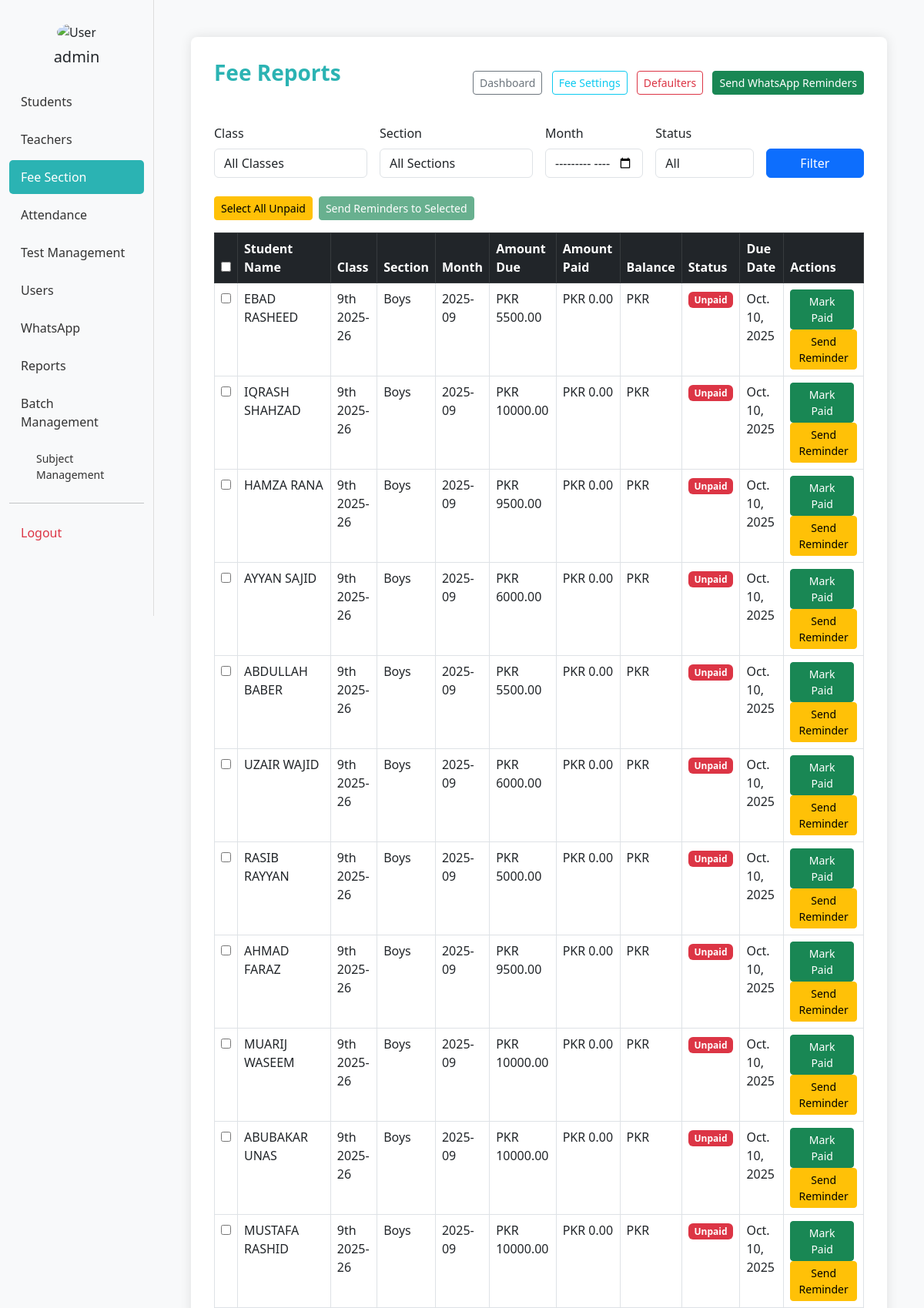
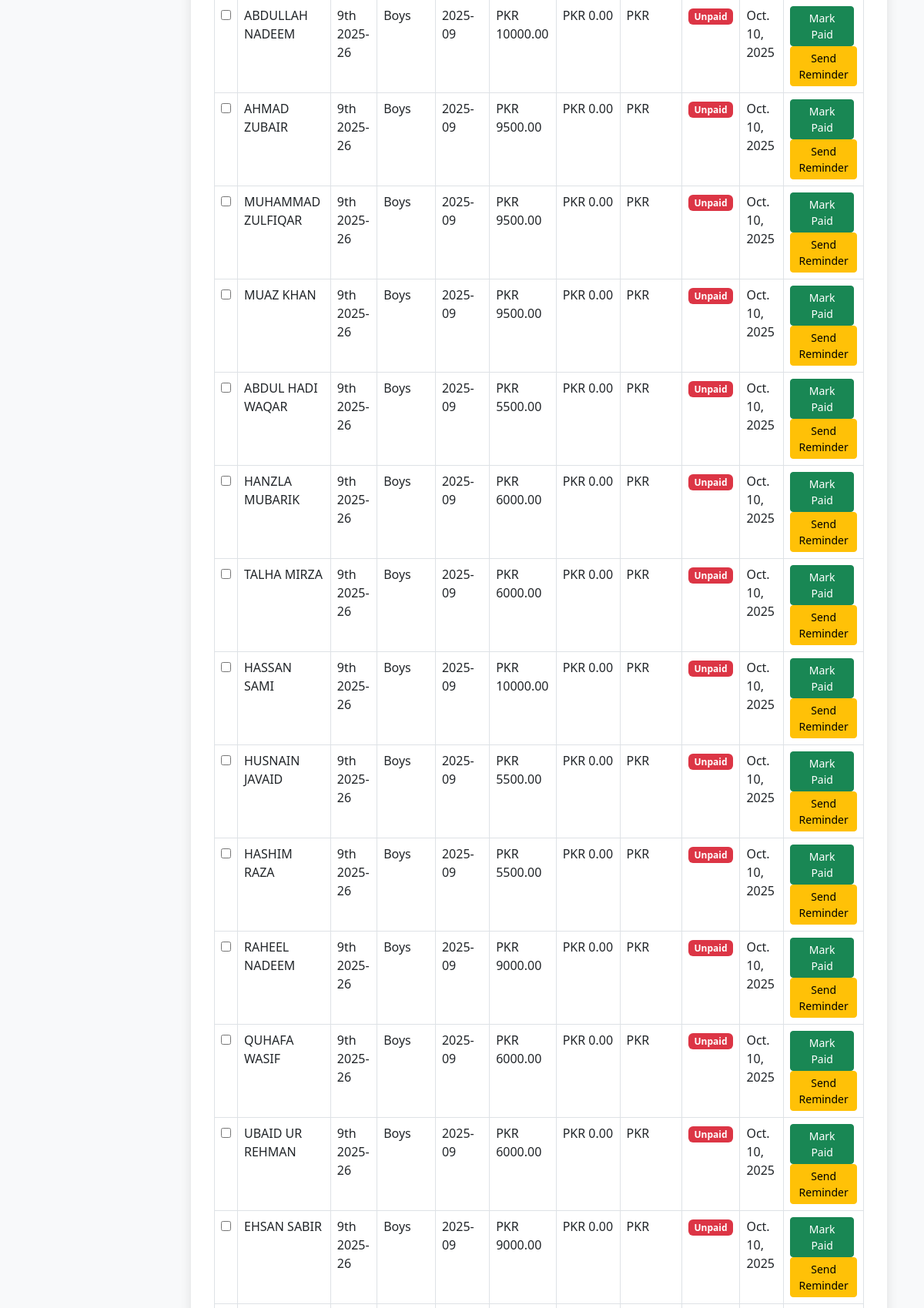
Page /fee_reports/ (signed in, upper part) on the committed database (2 pictures, top to bottom).
### bri/models.py (models this page shows, shortened)
class StudentFee(models.Model):
    student = models.ForeignKey(Student, on_delete=models.CASCADE, related_name='student_fees')
    fee = models.ForeignKey(Fee, on_delete=models.CASCADE, related_name='student_fees')
    month = models.CharField(max_length=7)
    amount_due = models.DecimalField(max_digits=10, decimal_places=2)
    amount_paid = models.DecimalField(max_digits=10, decimal_places=2, default=0)
    is_paid = models.BooleanField(default=False)
    due_date = models.DateField()
    payment_date = models.DateField(null=True, blank=True)
    created_at = models.DateTimeField(auto_now_add=True)
    class Meta:
        unique_together = ('student', 'fee', 'month')

class Student(models.Model):
    username = models.OneToOneField(Username, on_delete=models.CASCADE, related_name='student_profile')
    std_fname = models.CharField(max_length=20)
    std_lname = models.CharField(max_length=20)
    std_dob = models.DateField()
    std_roll = models.CharField(max_length=20)
    std_class = models.ForeignKey(Class, on_delete=models.CASCADE)
    guardian_name = models.CharField(max_length=100, blank=True)
    guardian_contact1 = PhoneNumberField(blank=True, null=True)
    guardian_contact2 = PhoneNumberField(blank=True, null=True)
    address = models.TextField(blank=True, null=True)
    std_section = models.ForeignKey(Section, on_delete=models.CASCADE, null=True, blank=True)
    gender = models.CharField(max_length=10)
    discount_amount = models.IntegerField(help_text="Discount amount in PKR")
    is_active = models.BooleanField(default=True)
    profile_picture = models.ImageField(upload_to='student_pics/', blank=True, null=True)
    bform = models.CharField(max_length=20, blank=True, null=True)
    created_at = models.DateTimeField(auto_now_add=True)
    class Meta:
        unique_together = ('std_class', 'std_roll')

class Fee(models.Model):
    class_name = models.ForeignKey(Class, on_delete=models.CASCADE)
    section = models.ForeignKey(Section, on_delete=models.CASCADE)
    amount = models.DecimalField(max_digits=10, decimal_places=2)
    description = models.CharField(max_length=100, blank=True)
    created_at = models.DateTimeField(auto_now_add=True)

class Class(models.Model):
    class_name = models.CharField(max_length=15)
    is_active = models.BooleanField(default=True)
    order = models.IntegerField(default=0)
    class Meta:
        ordering = ['order', 'class_name']

class Section(models.Model):
    std_section = models.CharField(max_length=10)
    class_name = models.ForeignKey(Class, on_delete=models.CASCADE, related_name="sections")
    is_active = models.BooleanField(default=True)
    order = models.IntegerField(default=0)
    class Meta:
        ordering = ['order', 'std_section']

### bri/views.py (the view)
# urls.py: path('fee_reports/', views.fee_reports, name='fee_reports'),
@admin_required
def fee_reports(request):
    class_id = request.GET.get('class_id')
    section_id = request.GET.get('section_id')
    month = request.GET.get('month')
    status = request.GET.get('status')
    student_fees = StudentFee.objects.select_related('student', 'fee').all()
    if class_id:
        student_fees = student_fees.filter(fee__class_name_id=class_id)
    if section_id:
        student_fees = student_fees.filter(fee__section_id=section_id)
    if month:
        student_fees = student_fees.filter(month=month)
    if status == 'paid':
        student_fees = student_fees.filter(is_paid=True)
    elif status == 'unpaid':
        student_fees = student_fees.filter(is_paid=False)
    classes = Class.objects.all()
    sections = Section.objects.all()
    return render(request, 'fee_reports.html', {
        'student_fees': student_fees,
        'classes': classes,
        'sections': sections,
        'filters': {
            'class_id': class_id,
            'section_id': section_id,
            'month': month,
            'status': status
        }
    })

### bri/views.py (called while the page is built)
def admin_required(view_func):
    @wraps(view_func)
    def wrapper(request, *args, **kwargs):
        user_id = request.session.get('user_id')
        user_role = request.session.get('user_role')
        print(f"Admin check - user_id: {user_id}, user_role: {user_role}")
        if not user_id or user_role != 'admin':
            messages.error(request, "You need admin access to view this page.")
            return redirect('admin_dashboard')
        return view_func(request, *args, **kwargs)
    return wrapper

### bri/templates/fee_reports.html (shortened to what this page needs)
<!DOCTYPE html>
<html lang="en">
<head>
  <link href="https://cdn.jsdelivr.net/npm/bootstrap@5.3.0/dist/css/bootstrap.min.css" rel="stylesheet" />
</head>
<body>
  <div class="container-fluid">
    <div class="row">
      <div class="col-md-2 sidebar">
        <div class="text-center mb-4">
          {% load static %}
          {% if request.session.user_picture %}
            <img src="{{ request.session.user_picture }}" height="100px" class="rounded-circle mb-2" alt="User" />
          {% else %}
            <img src="{% static 'user_img.png' %}" height="100px" class="rounded-circle mb-2" alt="User" />
          {% endif %}
          <h5>{{ request.session.user_name|default:'Admin' }}</h5>
        </div>
        <a href="{% url 'studentss' %}">Students</a>
        <a href="{% url 'add_teacher' %}">Teachers</a>
        <a href="{% url 'fee_dashboard' %}" class="active">Fee Section</a>
        <a href="{% url 'attendance_dashboard' %}">Attendance</a>
        <a href="{% url 'test_management' %}">Test Management</a>
        <a href="{% url 'add_user' %}">Users</a>
        <a href="{% url 'whatsapp_integration' %}">WhatsApp</a>
        <a href="#">Reports</a>
        <a href="{% url 'batch_management' %}">Batch Management</a>
        <a href="{% url 'subject_management' %}" style="margin-left: 20px; font-size: 14px;">Subject Management</a>
        <hr>
        <a href="{% url 'logout_view' %}" class="text-danger">Logout</a>
      </div>
      <div class="col-md-10 p-5">
        <div class="form-section">
          <div class="d-flex justify-content-between align-items-center mb-4">
            <h3 class="form-title">Fee Reports</h3>
            <div>
              <a href="{% url 'fee_dashboard' %}" class="btn btn-sm btn-outline-secondary me-2">Dashboard</a>
              <a href="{% url 'fee_management' %}" class="btn btn-sm btn-outline-info me-2">Fee Settings</a>
              <a href="{% url 'defaulter_list' %}" class="btn btn-sm btn-outline-danger me-2">Defaulters</a>
              <button class="btn btn-sm btn-success" onclick="sendFeeReminders()">Send WhatsApp Reminders</button>
            </div>
          </div>
          <form method="GET" class="row g-3 mb-4">
            <div class="col-md-3">
              <label for="class_id" class="form-label">Class</label>
              <select name="class_id" id="class_id" class="form-control">
                <option value="">All Classes</option>
              </select>
            </div>
            <div class="col-md-3">
              <label for="section_id" class="form-label">Section</label>
              <select name="section_id" id="section_id" class="form-control">
                <option value="">All Sections</option>
              </select>
            </div>
            <div class="col-md-2">
              <label for="month" class="form-label">Month</label>
              <input type="month" name="month" id="month" class="form-control" value="{{ filters.month }}">
            </div>
            <div class="col-md-2">
              <label for="status" class="form-label">Status</label>
              <select name="status" id="status" class="form-control">
                <option value="">All</option>
              </select>
            </div>
            <div class="col-md-2 d-flex align-items-end">
              <button type="submit" class="btn btn-primary w-100">Filter</button>
            </div>
          </form>
          {% if student_fees %}
          <div class="mb-3">
            <div class="d-flex gap-2">
              <button class="btn btn-warning btn-sm" onclick="selectUnpaidFees()">Select All Unpaid</button>
              <button class="btn btn-success btn-sm" onclick="sendSelectedReminders()" id="sendRemindersBtn" disabled>Send Reminders to Selected</button>
            </div>
          </div>
          {% endif %}
          <div class="table-responsive">
            <table class="table table-bordered">
              <thead class="table-dark">
                <tr>
                  <th><input type="checkbox" id="selectAll" onchange="toggleSelectAll()"></th>
                  <th>Student Name</th>
                  <th>Class</th>
                  <th>Section</th>
                  <th>Month</th>
                  <th>Amount Due</th>
                  <th>Amount Paid</th>
                  <th>Balance</th>
                  <th>Status</th>
                  <th>Due Date</th>
                  <th>Actions</th>
                </tr>
              </thead>
              <tbody>
                {% for student_fee in student_fees %}
                  <tr>
                    <td>
                      {% if not student_fee.is_paid %}
                        <input type="checkbox" class="fee-checkbox" value="{{ student_fee.id }}"
                               data-student="{{ student_fee.student.std_fname }} {{ student_fee.student.std_lname }}"
                               data-phone="{{ student_fee.student.guardian_contact1|default:student_fee.student.guardian_contact2 }}"
                               data-amount="{{ student_fee.amount_due }}"
                               data-month="{{ student_fee.month }}"
                               onchange="updateSendButton()">
                      {% endif %}
                    </td>
                    <td>{{ student_fee.student.std_fname }} {{ student_fee.student.std_lname }}</td>
                    <td>{{ student_fee.fee.class_name.class_name }}</td>
                    <td>{{ student_fee.fee.section.std_section }}</td>
                    <td>{{ student_fee.month }}</td>
                    <td>PKR {{ student_fee.amount_due }}</td>
                    <td>PKR {{ student_fee.amount_paid }}</td>
                    <td>PKR {{ student_fee.balance }}</td>
                    <td>
                      {% if student_fee.is_paid %}
                        <span class="badge bg-success">Paid</span>
                      {% else %}
                        <span class="badge bg-danger">Unpaid</span>
                      {% endif %}
                    </td>
                    <td>{{ student_fee.due_date }}</td>
                    <td>
                      {% if not student_fee.is_paid %}
                        <a href="{% url 'mark_fee_paid' student_fee.id %}" class="btn btn-sm btn-success me-1">Mark Paid</a>
                        <button class="btn btn-sm btn-warning" onclick="sendSingleReminder('{{ student_fee.id }}', '{{ student_fee.student.std_fname }} {{ student_fee.student.std_lname }}', '{{ student_fee.student.guardian_contact1|default:student_fee.student.guardian_contact2 }}', '{{ student_fee.amount_due }}', '{{ student_fee.month }}')">Send Reminder</button>
                      {% else %}
                        <span class="text-muted">Paid</span>
                      {% endif %}
                    </td>
                  </tr>
                {% empty %}
                  <tr>
                    <td colspan="11" class="text-center">No fee records found.</td>
                  </tr>
                {% endfor %}
              </tbody>
            </table>
          </div>
        </div>
      </div>
    </div>
  </div>
</body>
</html>

### bri/templates/fee_reports.html (style rules this page uses)
body { background-color: #f8f9fa; }
.form-section { background: #ffffff; padding: 30px; border-radius: 8px; box-shadow: 0 0 15px rgba(0, 0, 0, 0.1); }
.sidebar { border-right: 1px solid #ddd; height: 100vh; padding-top: 30px; }
.sidebar h5 { margin-bottom: 20px; }
.sidebar a { display: block; padding: 10px 15px; color: #333; text-decoration: none; border-radius: 5px; margin-bottom: 5px; }
.sidebar a:hover, .sidebar a.active { background-color: #2bb3b3; color: #fff; }
.form-title { font-weight: bold; margin-bottom: 25px; color: #2bb3b3; }

### rows in the picture
StudentFee: student.std_fname "EBAD", student.std_lname "RASHEED", fee.class_name.class_name "9th 2025-26", fee.section.std_section "Boys", month "2025-09", amount_due "5500.00", amount_paid "0.00", is_paid "Unpaid", due_date "Oct. 10, 2025"
StudentFee: student.std_fname "IQRASH", student.std_lname "SHAHZAD", fee.class_name.class_name "9th 2025-26", fee.section.std_section "Boys", month "2025-09", amount_due "10000.00", amount_paid "0.00", is_paid "Unpaid", due_date "Oct. 10, 2025"
StudentFee: student.std_fname "HAMZA", student.std_lname "RANA", fee.class_name.class_name "9th 2025-26", fee.section.std_section "Boys", month "2025-09", amount_due "9500.00", amount_paid "0.00", is_paid "Unpaid", due_date "Oct. 10, 2025"
StudentFee: student.std_fname "AYYAN", student.std_lname "SAJID", fee.class_name.class_name "9th 2025-26", fee.section.std_section "Boys", month "2025-09", amount_due "6000.00", amount_paid "0.00", is_paid "Unpaid", due_date "Oct. 10, 2025"
StudentFee: student.std_fname "ABDULLAH", student.std_lname "BABER", fee.class_name.class_name "9th 2025-26", fee.section.std_section "Boys", month "2025-09", amount_due "5500.00", amount_paid "0.00", is_paid "Unpaid", due_date "Oct. 10, 2025"
StudentFee: student.std_fname "UZAIR", student.std_lname "WAJID", fee.class_name.class_name "9th 2025-26", fee.section.std_section "Boys", month "2025-09", amount_due "6000.00", amount_paid "0.00", is_paid "Unpaid", due_date "Oct. 10, 2025"
StudentFee: student.std_fname "RASIB", student.std_lname "RAYYAN", fee.class_name.class_name "9th 2025-26", fee.section.std_section "Boys", month "2025-09", amount_due "5000.00", amount_paid "0.00", is_paid "Unpaid", due_date "Oct. 10, 2025"
StudentFee: student.std_fname "AHMAD", student.std_lname "FARAZ", fee.class_name.class_name "9th 2025-26", fee.section.std_section "Boys", month "2025-09", amount_due "9500.00", amount_paid "0.00", is_paid "Unpaid", due_date "Oct. 10, 2025"
StudentFee: student.std_fname "MUARIJ", student.std_lname "WASEEM", fee.class_name.class_name "9th 2025-26", fee.section.std_section "Boys", month "2025-09", amount_due "10000.00", amount_paid "0.00", is_paid "Unpaid", due_date "Oct. 10, 2025"
StudentFee: student.std_fname "ABUBAKAR", student.std_lname "UNAS", fee.class_name.class_name "9th 2025-26", fee.section.std_section "Boys", month "2025-09", amount_due "10000.00", amount_paid "0.00", is_paid "Unpaid", due_date "Oct. 10, 2025"
StudentFee: student.std_fname "MUSTAFA", student.std_lname "RASHID", fee.class_name.class_name "9th 2025-26", fee.section.std_section "Boys", month "2025-09", amount_due "10000.00", amount_paid "0.00", is_paid "Unpaid", due_date "Oct. 10, 2025"
StudentFee: student.std_fname "ABDULLAH", student.std_lname "NADEEM", fee.class_name.class_name "9th 2025-26", fee.section.std_section "Boys", month "2025-09", amount_due "10000.00", amount_paid "0.00", is_paid "Unpaid", due_date "Oct. 10, 2025"
StudentFee: student.std_fname "AHMAD", student.std_lname "ZUBAIR", fee.class_name.class_name "9th 2025-26", fee.section.std_section "Boys", month "2025-09", amount_due "9500.00", amount_paid "0.00", is_paid "Unpaid", due_date "Oct. 10, 2025"
StudentFee: student.std_fname "MUHAMMAD", student.std_lname "ZULFIQAR", fee.class_name.class_name "9th 2025-26", fee.section.std_section "Boys", month "2025-09", amount_due "9500.00", amount_paid "0.00", is_paid "Unpaid", due_date "Oct. 10, 2025"
StudentFee: student.std_fname "MUAZ", student.std_lname "KHAN", fee.class_name.class_name "9th 2025-26", fee.section.std_section "Boys", month "2025-09", amount_due "9500.00", amount_paid "0.00", is_paid "Unpaid", due_date "Oct. 10, 2025"
StudentFee: student.std_fname "ABDUL HADI", student.std_lname "WAQAR", fee.class_name.class_name "9th 2025-26", fee.section.std_section "Boys", month "2025-09", amount_due "5500.00", amount_paid "0.00", is_paid "Unpaid", due_date "Oct. 10, 2025"
StudentFee: student.std_fname "HANZLA", student.std_lname "MUBARIK", fee.class_name.class_name "9th 2025-26", fee.section.std_section "Boys", month "2025-09", amount_due "6000.00", amount_paid "0.00", is_paid "Unpaid", due_date "Oct. 10, 2025"
StudentFee: student.std_fname "TALHA", student.std_lname "MIRZA", fee.class_name.class_name "9th 2025-26", fee.section.std_section "Boys", month "2025-09", amount_due "6000.00", amount_paid "0.00", is_paid "Unpaid", due_date "Oct. 10, 2025"
StudentFee: student.std_fname "HASSAN", student.std_lname "SAMI", fee.class_name.class_name "9th 2025-26", fee.section.std_section "Boys", month "2025-09", amount_due "10000.00", amount_paid "0.00", is_paid "Unpaid", due_date "Oct. 10, 2025"
StudentFee: student.std_fname "HUSNAIN", student.std_lname "JAVAID", fee.class_name.class_name "9th 2025-26", fee.section.std_section "Boys", month "2025-09", amount_due "5500.00", amount_paid "0.00", is_paid "Unpaid", due_date "Oct. 10, 2025"
StudentFee: student.std_fname "HASHIM", student.std_lname "RAZA", fee.class_name.class_name "9th 2025-26", fee.section.std_section "Boys", month "2025-09", amount_due "5500.00", amount_paid "0.00", is_paid "Unpaid", due_date "Oct. 10, 2025"
StudentFee: student.std_fname "RAHEEL", student.std_lname "NADEEM", fee.class_name.class_name "9th 2025-26", fee.section.std_section "Boys", month "2025-09", amount_due "9000.00", amount_paid "0.00", is_paid "Unpaid", due_date "Oct. 10, 2025"
StudentFee: student.std_fname "QUHAFA", student.std_lname "WASIF", fee.class_name.class_name "9th 2025-26", fee.section.std_section "Boys", month "2025-09", amount_due "6000.00", amount_paid "0.00", is_paid "Unpaid", due_date "Oct. 10, 2025"
StudentFee: student.std_fname "UBAID", student.std_lname "UR REHMAN", fee.class_name.class_name "9th 2025-26", fee.section.std_section "Boys", month "2025-09", amount_due "6000.00", amount_paid "0.00", is_paid "Unpaid", due_date "Oct. 10, 2025"
StudentFee: student.std_fname "EHSAN", student.std_lname "SABIR", fee.class_name.class_name "9th 2025-26", fee.section.std_section "Boys", month "2025-09", amount_due "9000.00", amount_paid "0.00", is_paid "Unpaid", due_date "Oct. 10, 2025"

### other values in the picture
{{ request.session.user_name|default:'Admin' }} "admin"
